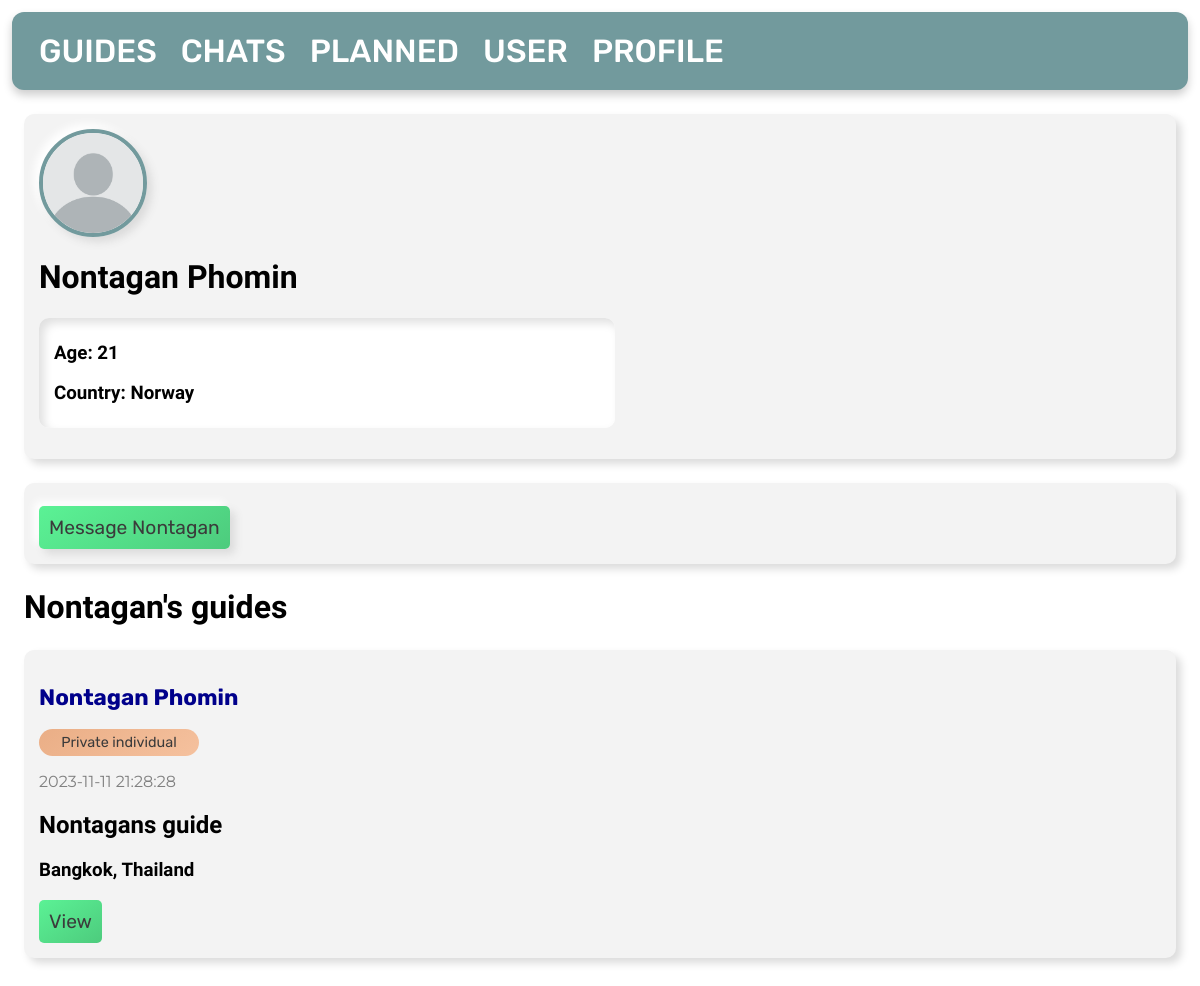
Before: /6/2/profile/ with the older database file.
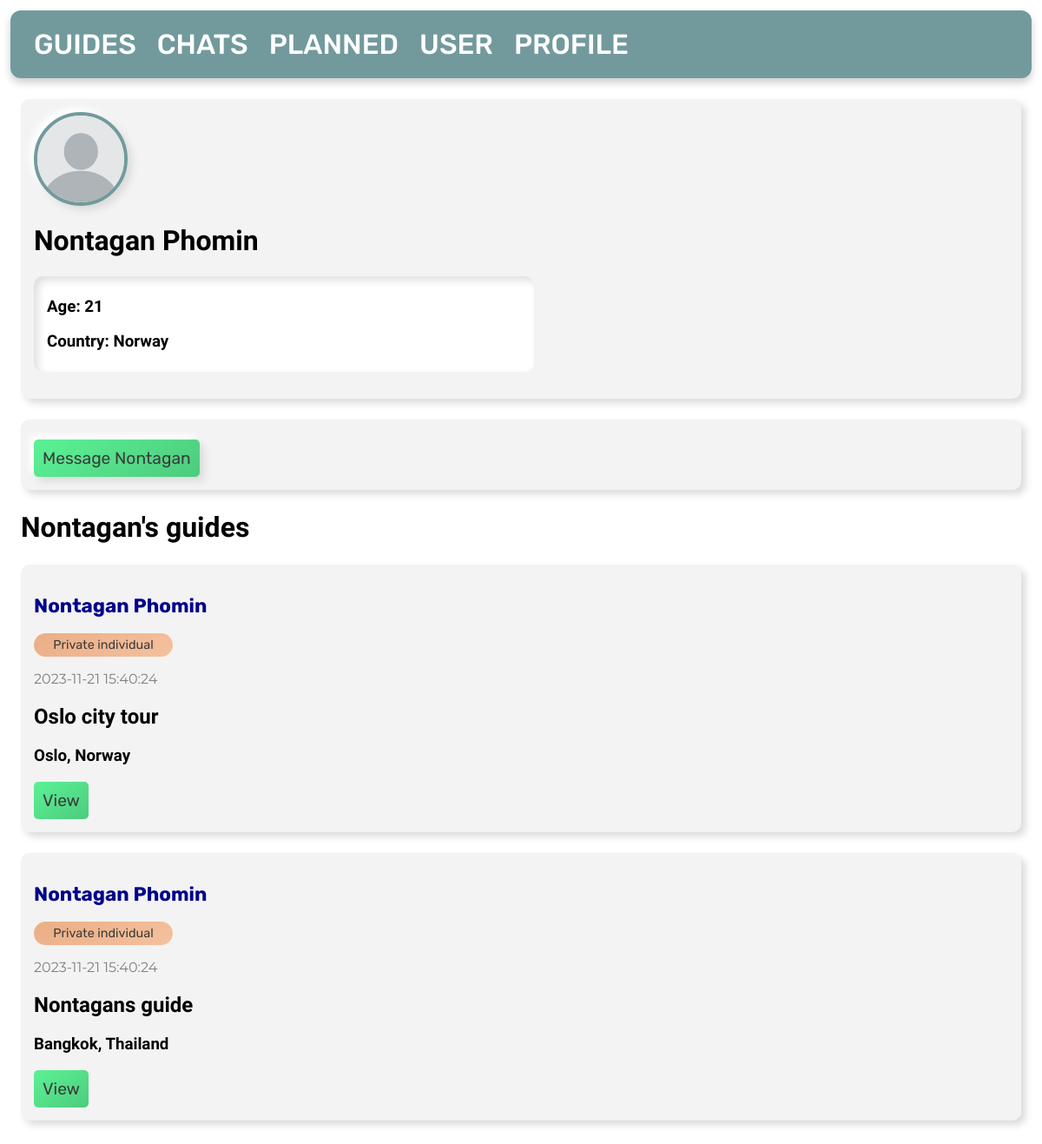
After: the same page with the newer database file.
### tables this page shows
CREATE TABLE images
(
    id   INTEGER PRIMARY KEY AUTOINCREMENT,
    img  TEXT,
    user INTEGER,
    FOREIGN KEY (user) REFERENCES user (id)
);

CREATE TABLE user
(
    id        INTEGER PRIMARY KEY AUTOINCREMENT,
    firstname TEXT NOT NULL,
    lastname  TEXT NOT NULL,
    age       INTEGER,
    country   TEXT
);

CREATE TABLE posts
(
    id       INTEGER PRIMARY KEY AUTOINCREMENT,
    byUser   INTEGER,
    created  TIMESTAMP NOT NULL DEFAULT CURRENT_TIMESTAMP,
    title    TEXT      NOT NULL,
    content  TEXT      NOT NULL,
    country  TEXT      NOT NULL,
    city     TEXT      NOT NULL,
    language TEXT,
    price    INTEGER   NOT NULL,
    type     TEXT,
    FOREIGN KEY (byUser) REFERENCES user (id)
);

### app.py (the view)
@app.route('/<int:id>/<int:u>/profile/', methods=('GET', 'POST'))
def viewProfile(id, u):
    db = get_db_connection()
    global user_id
    user = db.execute('SELECT * FROM posts, user WHERE posts.id = ? AND user.id = posts.byUser OR user.id = ?',
                      (id, u,)).fetchone()
    posts = db.execute('SELECT * FROM posts, user WHERE user.id = ? AND posts.byUser = user.id ORDER BY posts.id DESC',
                       (u,)).fetchall()
    image = db.execute('SELECT * FROM images WHERE images.user = ? ORDER BY id DESC LIMIT 1', (u,)).fetchone()
    if request.method == 'POST':
        db.execute('INSERT INTO chat (user1, user2) VALUES (?, ?)',
                   (user_id, u))
        db.commit()
        db.close()
        return redirect(url_for('chat'))
    return render_template('view-profile.html', user=user, posts=posts, image=image)

### app.py (called while the page is built)
def get_db_connection():
    db = sqlite3.connect('database.db')
    db.row_factory = sqlite3.Row
    return db

### templates/view-profile.html
{% extends 'base.html' %}
{% block content %}
    <div class='post'>
        <object class="pp" data="{{ url_for('static', filename=image['img']) }}">
            <img src="{{ url_for('static', filename='placeholder.png') }}" alt="profile picture">
        </object>
        <h1>{{ user['firstname'] }} {{ user['lastname'] }}</h1>
        <div id="textsec">
            <h3>Age: {{ user['age'] }}</h3>
            <h3>Country: {{ user['country'] }}</h3>
        </div>
    </div>
    <div class="post">
        <form method="post">
            <button id="button" type="submit">Message {{ user['firstname'] }}</button>
        </form>
    </div>
    <h1 id="title">{{ user['firstname'] }}'s guides</h1>
    {% for post in posts %}
        <div class='post'>
            <h3>
                <a id="profile"
                   href="{{ url_for('viewProfile', id=post['id'], u=post['byUser']) }}">{{ post['firstname'] }} {{ post['lastname'] }}</a>
            </h3>
            <p id="type">{{ post['type'] }}</p>
            <p id="date">{{ post['created'] }}</p>
            <h2>{{ post['title'] }}</h2>
            <h3>{{ post['city'] }}, {{ post['country'] }}</h3>
            <a href="{{ url_for('view', id=post['id']) }}">View</a>
        </div>
    {% endfor %}
{% endblock %}

### templates/base.html (shortened to what this page needs)
<!DOCTYPE html>
<html lang="en">
<head>
</head>
<body>
<ul class="nav-links">
    <li><a href="{{ url_for('index') }}">GUIDES</a></li>
    <li><a href="{{ url_for('chat') }}">CHATS</a></li>
    <li><a href="{{ url_for('planned') }}">PLANNED</a></li>
    <li><a href="{{ url_for('user') }}">USER</a></li>
    <li><a href="{{ url_for('profile') }}">PROFILE</a></li>
</ul>
<div class="content">
    {% block content %} {% endblock %}
</div>
</body>
</html>

### templates/base.html (style rules this page uses)
.post { padding: 15px; margin: 2vw; background-color: #f3f3f3; border-radius: 10px; box-shadow: 5px 5px 9px #dbdbdb, -5px -5px 9px #ffffff; }
body { margin: 0; padding-bottom: 7rem; }
h1, h2, h3 { font-family: 'Lexend', sans-serif; }
#title { margin: 2vw; }
p { font-family: 'Montserrat', sans-serif; }
a { font-family: 'Rubik', sans-serif; text-decoration: none; }
#button { font-family: 'Rubik', sans-serif; font-size: 1.2em; border-radius: 5px; margin-right: 0.5rem; margin-top: 0.5rem; padding: 10px; color: #3b3b3b; outline: none; border: none; transition: 300ms; background: linear-gradient(145deg, #5bf295, #4dcb7d); box-shadow: 5px 5px 9px #dbdbdb, -5px -5px 9px #ffffff; }
body .post a { font-family: 'Rubik', sans-serif; font-size: 1.2em; display: inline-block; border-radius: 5px; padding: 10px; color: #3b3b3b; background: linear-gradient(145deg, #5bf295, #4dcb7d); outline: none; border: none; transition: 300ms; }
#textsec { background-color: white; padding-top: 5px; padding-bottom: 5px; padding-left: 15px; margin-top: 1rem; margin-bottom: 1rem; width: 50%; border-radius: 10px; box-shadow: inset 5px 5px 10px #e0e0e0, inset -5px -5px 10px #ffffff; }
#profile { font-family: 'Rubik', sans-serif; font-size: 1.2em; display: inline-block; border-radius: 0; padding: 0; background: transparent; color: darkblue; outline: none; border: none; }
#date { color: grey; }
.nav-links { display: flex; flex-wrap: wrap; align-items: center; margin: 1vw; background-color: #729a9d; padding: 20px 15px; border-radius: 12px; box-shadow: 0 5px 10px rgba(0, 0, 0, 0.2); }
.nav-links li { list-style: none; margin: 0 12px; }
.nav-links li a { position: relative; color: #ffffff; font-size: 2rem; font-weight: 500; padding: 6px 0; text-decoration: none; transition: 300ms; }
.pp { display: inline-block; position: relative; width: 100px; height: 100px; overflow: hidden; border-radius: 50%; border: 4px #729a9d solid; box-shadow: 5px 5px 9px #dbdbdb, -5px -5px 9px #ffffff; }
.pp img { width: auto; height: 100%; }
#type { font-family: 'Rubik', sans-serif; font-size: 0.9rem; width: 150px; padding: 5px; text-align: center; border-radius: 20px; outline: none; color: #3b3b3b; border: none; background: linear-gradient(145deg, #eaae86, #f5c19e); box-shadow: none; }

Changed rows visible on the page:
added posts: firstname "Nontagan", lastname "Phomin", type "Private individual", created "2023-11-21 15:40:24", title "Oslo city tour", city "Oslo", country "Norway"
changed posts "Nontagans guide": created "2023-11-11 21:28:28" → "2023-11-21 15:40:24"
